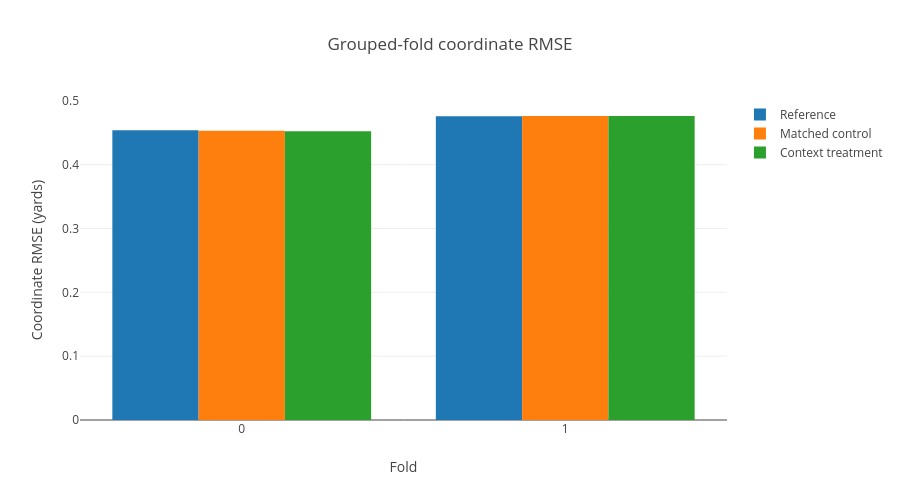

Notebook code for this chart:
### Code cell
fig = go.Figure()
fig.add_bar(x=folds["fold"].astype(str), y=folds["reference"], name="Reference")
fig.add_bar(x=folds["fold"].astype(str), y=folds["control"], name="Matched control")
fig.add_bar(x=folds["fold"].astype(str), y=folds["context"], name="Context treatment")
fig.update_layout(title="Grouped-fold coordinate RMSE", barmode="group",
                  xaxis_title="Fold", yaxis_title="Coordinate RMSE (yards)",
                  width=900, height=500, template=None)
fig.show()

### Figure 1 — Plotly figure (JSON) as saved in the notebook; plotly's stock layout.template omitted (floating-point values rounded to 4 significant figures)
{"data": [{"type": "bar", "name": "Reference", "x": ["0", "1"], "y": [0.4537, 0.4758]}, {"type": "bar", "name": "Matched control", "x": ["0", "1"], "y": [0.453, 0.4762]}, {"type": "bar", "name": "Context treatment", "x": ["0", "1"], "y": [0.4521, 0.4761]}], "layout": {"title": {"text": "Grouped-fold coordinate RMSE"}, "barmode": "group", "width": 900, "height": 500, "xaxis": {"title": {"text": "Fold"}}, "yaxis": {"title": {"text": "Coordinate RMSE (yards)"}}}}
